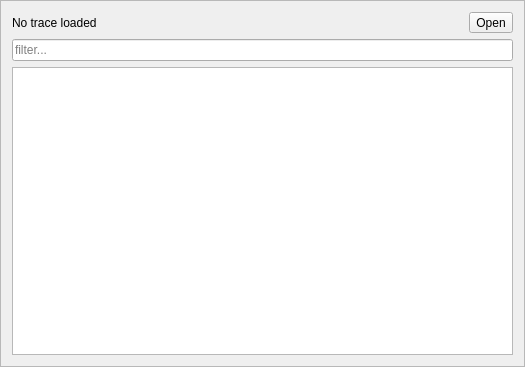
<?xml version="1.0" encoding="UTF-8"?>
<ui version="4.0">
 <class>TraceView</class>
 <widget class="QFrame" name="TraceView">
  <property name="geometry">
   <rect>
    <x>0</x>
    <y>0</y>
    <width>525</width>
    <height>367</height>
   </rect>
  </property>
  <property name="sizePolicy">
   <sizepolicy hsizetype="Expanding" vsizetype="Expanding">
    <horstretch>0</horstretch>
    <verstretch>0</verstretch>
   </sizepolicy>
  </property>
  <property name="minimumSize">
   <size>
    <width>0</width>
    <height>200</height>
   </size>
  </property>
  <property name="windowTitle">
   <string>Frame</string>
  </property>
  <property name="layoutDirection">
   <enum>Qt::LeftToRight</enum>
  </property>
  <property name="frameShape">
   <enum>QFrame::StyledPanel</enum>
  </property>
  <property name="frameShadow">
   <enum>QFrame::Raised</enum>
  </property>
  <layout class="QGridLayout" name="gridLayout">
   <item row="0" column="0">
    <layout class="QVBoxLayout" name="verticalLayout">
     <item>
      <layout class="QHBoxLayout" name="horizontalLayout">
       <item>
        <widget class="QLabel" name="lbName">
         <property name="text">
          <string>No trace loaded</string>
         </property>
        </widget>
       </item>
       <item>
        <widget class="QToolButton" name="btOpen">
         <property name="text">
          <string>Open</string>
         </property>
        </widget>
       </item>
      </layout>
     </item>
     <item>
      <widget class="QLineEdit" name="txtFilter">
       <property name="placeholderText">
        <string>filter...</string>
       </property>
      </widget>
     </item>
     <item>
      <widget class="QTableView" name="tvTrace"/>
     </item>
    </layout>
   </item>
  </layout>
 </widget>
 <resources/>
 <connections/>
</ui>
